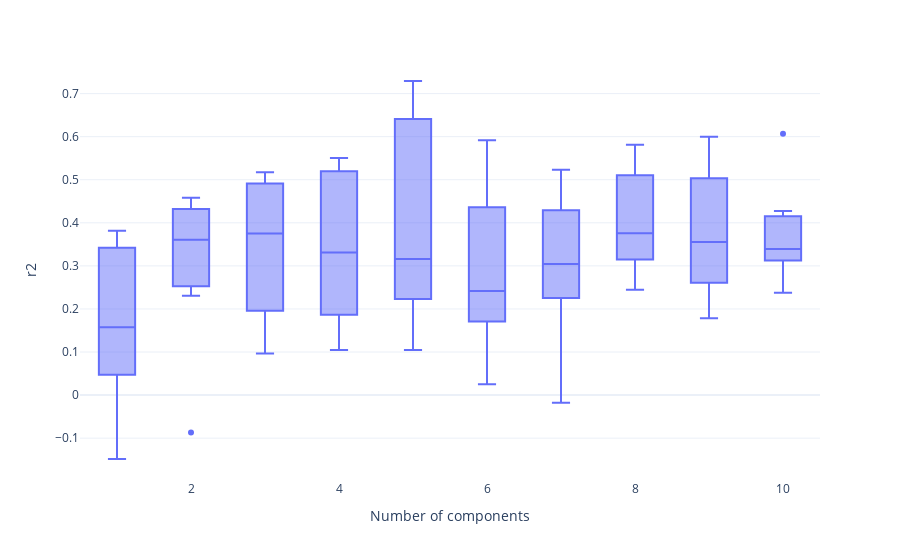

Notebook cell for this chart:
### Code cell
fig = px.box(cvPLS_DFrame, x='Ncomp', y='r2', # points="all",
             labels={"Ncomp": "Number of components",
                        "auc": "ROC AUC"}, template='plotly_white')

fig.show()

### Figure 1 — Plotly figure (JSON) as saved in the notebook; plotly's stock layout.template omitted (floating-point values rounded to 4 significant figures)
{"data": [{"alignmentgroup": "True", "hovertemplate": "Number of components=%{x}<br>r2=%{y}<extra></extra>", "legendgroup": "", "marker": {"color": "#636efa"}, "name": "", "notched": false, "offsetgroup": "", "orientation": "v", "showlegend": false, "type": "box", "x": [1, 1, 1, 1, 1, 1, 1, 2, 2, 2, 2, 2, 2, 2, 3, 3, 3, 3, 3, 3, 3, 4, 4, 4, 4, 4, 4, 4, 5, 5, 5, 5, 5, 5, 5, 6, 6, 6, 6, 6, 6, 6, 7, 7, 7, 7, 7, 7, 7, 8, 8, 8, 8, 8, 8, 8, 9, 9, 9, 9, 9, 9, 9, 10, 10, 10, 10, 10, 10, 10], "x0": " ", "xaxis": "x", "y": [-0.1484, 0.04529, 0.1577, 0.3816, 0.05389, 0.3613, 0.2838, 0.2308, 0.4583, 0.3604, 0.3668, -0.08673, 0.3177, 0.4539, 0.5174, 0.1495, 0.3349, 0.4545, 0.3752, 0.09639, 0.5037, 0.3308, 0.5507, 0.1049, 0.543, 0.4491, 0.2272, 0.173, 0.3159, 0.2206, 0.5722, 0.664, 0.231, 0.7292, 0.1048, 0.02508, 0.2146, 0.4687, 0.2415, 0.3376, 0.5914, 0.1561, -0.01801, 0.1997, 0.5231, 0.3041, 0.3028, 0.3776, 0.4462, 0.5422, 0.3012, 0.3561, 0.5809, 0.4155, 0.2446, 0.3756, 0.5039, 0.24, 0.5029, 0.6, 0.3234, 0.3555, 0.1784, 0.3085, 0.6068, 0.2373, 0.4275, 0.3248, 0.3781, 0.3393], "y0": " ", "yaxis": "y"}], "layout": {"boxmode": "group", "legend": {"tracegroupgap": 0}, "margin": {"t": 60}, "xaxis": {"anchor": "y", "domain": [0, 1], "title": {"text": "Number of components"}}, "yaxis": {"anchor": "x", "domain": [0, 1], "title": {"text": "r2"}}}}
